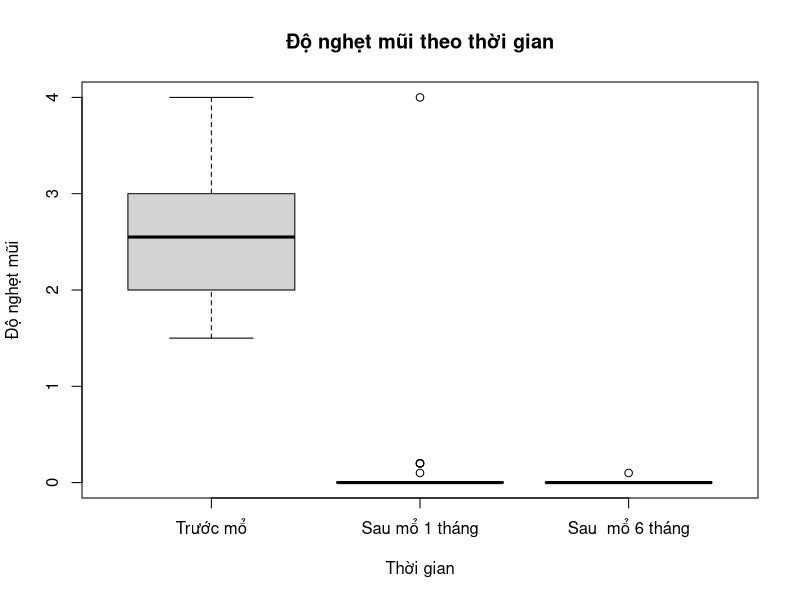
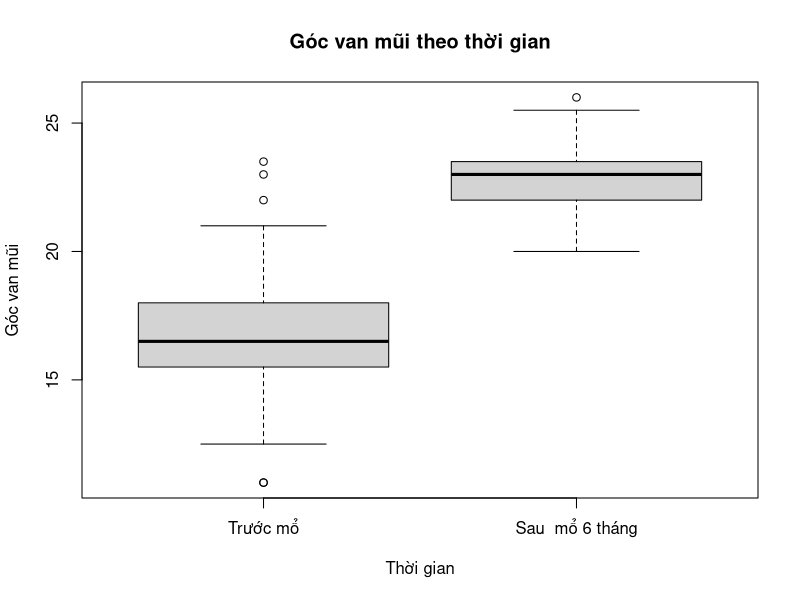
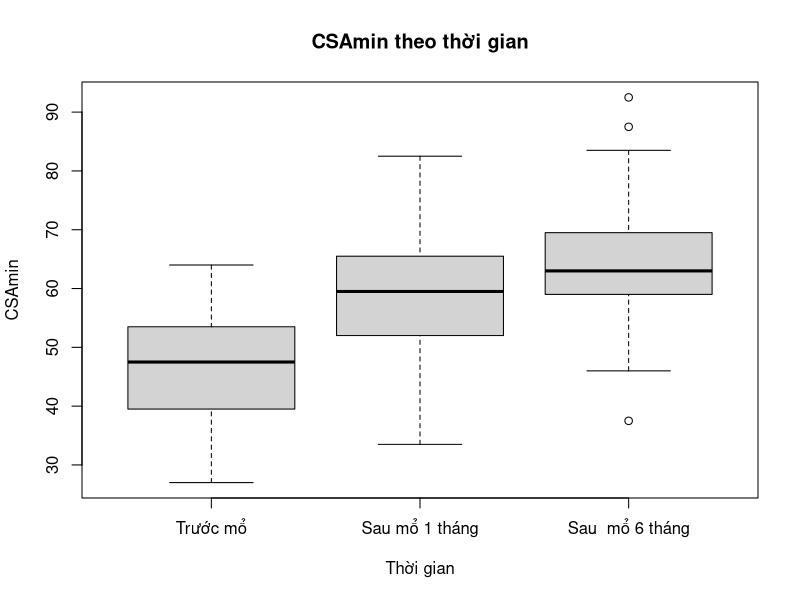
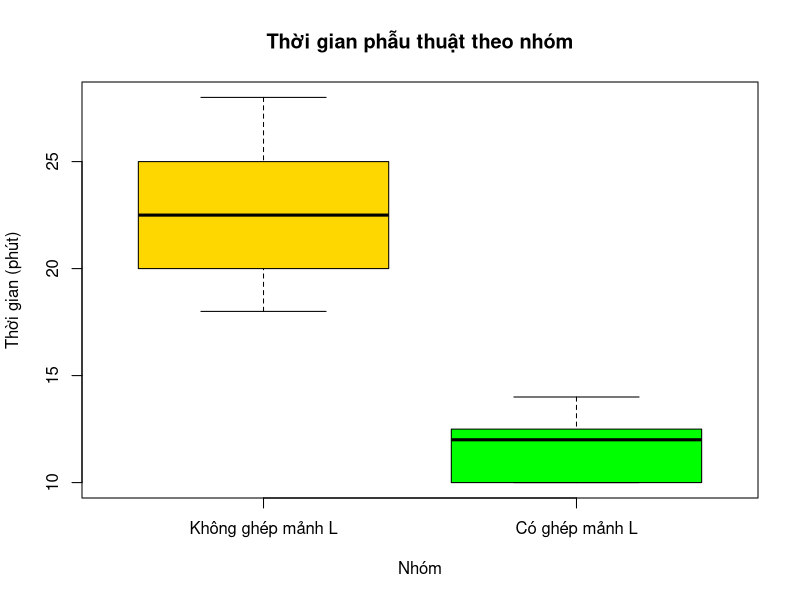

These figures' R source, in order: (Note: this script raises an error after producing the figures.)
#Read data
data <- read.csv("cleaning_data.csv")
surg <- read.csv("surgery_time.csv")

#Baseline
noseR.0<- data$noseR[data$follow_up=="0"]
noseL.0<- data$noseL[data$follow_up=="0"]
nose.0<-c(noseR.0,noseL.0)
AngR.0<- data$AngR[data$follow_up=="0"]
AngL.0<- data$AngL[data$follow_up=="0"]
Ang.0<-c(AngR.0,AngL.0)
CSAminR.0<- data$CSAminR[data$follow_up=="0"]
CSAminL.0<- data$CSAminL[data$follow_up=="0"]
CSAmin.0<-c(CSAminR.0,CSAminL.0)

#First month
noseR.1<- data$noseR[data$follow_up=="1"]
noseL.1<- data$noseL[data$follow_up=="1"]
nose.1<-c(noseR.1,noseL.1)

CSAminR.1<- data$CSAminR[data$follow_up=="1"]
CSAminL.1<- data$CSAminL[data$follow_up=="1"]
CSAmin.1<-c(CSAminR.1,CSAminL.1)

#Sixth month
noseR.6<- data$noseR[data$follow_up=="6"]
noseL.6<- data$noseL[data$follow_up=="6"]
nose.6<-c(noseR.6,noseL.6)
AngR.6<- data$AngR[data$follow_up=="6"]
AngL.6<- data$AngL[data$follow_up=="6"]
Ang.6<-c(AngR.6,AngL.6)
CSAminR.6<- data$CSAminR[data$follow_up=="6"]
CSAminL.6<- data$CSAminL[data$follow_up=="6"]
CSAmin.6<-c(CSAminR.6,CSAminL.6)

#Surgery time no L
time.0 <- surg$time[surg$group=="0"]
time.1 <- surg$time[surg$group=="1"]
#Exploratory analysis
library(psych)
describe(nose.0)
describe(nose.1)
describe(nose.6)
describe(Ang.0)
describe(Ang.6)
describe(CSAmin.0)
describe(CSAmin.1)
describe(CSAmin.6)
describe(time.0)
describe(time.1)

##############
nose.data <- data[,c("id","nose","follow_up")]
boxplot(nose.data$nose ~ nose.data$follow_up, names=c("Trước mổ","Sau mổ 1 tháng","Sau  mổ 6 tháng"),xlab="Thời gian",ylab="Độ nghẹt mũi"
        ,main= "Độ nghẹt mũi theo thời gian")
ang.data <- na.omit(data[,c("id","Ang","follow_up")])
boxplot(ang.data$Ang ~ ang.data$follow_up, names=c("Trước mổ","Sau  mổ 6 tháng"),xlab="Thời gian",ylab="Góc van mũi"
        ,main= "Góc van mũi theo thời gian")
cs.data <- na.omit(data[,c("id","CSAmin","follow_up")])
boxplot(cs.data$CSAmin ~ cs.data$follow_up, names=c("Trước mổ","Sau mổ 1 tháng","Sau  mổ 6 tháng"),xlab="Thời gian",ylab="CSAmin"
        ,main= "CSAmin theo thời gian")
boxplot(surg$time ~ surg$group, names=c("Không ghép mảnh L", "Có ghép mảnh L"),xlab="Nhóm",ylab="Thời gian (phút)"
        ,main= "Thời gian phẫu thuật theo nhóm",col=c("gold","green"))
######################################
aov.nose = aov(nose ~ follow_up + Error(id/follow_up), data=nose.data)
summary(aov.nose)
with(nose.data, pairwise.t.test(nose,follow_up,p.adjust.method="holm", paired=T))

with(ang.data,t.test(Ang~follow_up,paired=T))

aov.cs = aov(CSAmin ~ follow_up + Error(id/follow_up), data=cs.data)
summary(aov.cs)
with(cs.data, pairwise.t.test(CSAmin,follow_up,p.adjust.method="holm", paired=T))

with(surg,t.test(time~group))
#################################################################
# Update data set 
#################################################################
data<- read.csv("new_data.csv")
head(data)
library(psych)
vars<- data[,c("nose","ang","csamin")]
groups<- data [,c("side","follow_up")]
describeBy(vars,groups)
describeBy(vars,data$follow_up)

#####################
library(gplots)
fit <- aov(nose~side*follow_up + Error(id/follow_up),data)
summary(fit)
with(data,interaction.plot(follow_up,side,nose,type="b",col=c("red","blue"),pch=c(16,18),lwd=2,xlab="Tháng",ylab="Độ nghẹt mũi trung bình"))

csamin.data<- na.omit(data[,c("id","csamin","side","follow_up")])
fit <- aov(csamin~side*follow_up + Error(id/follow_up),csamin.data)
summary(fit)
with(csamin.data,interaction.plot(follow_up,side,csamin,type="b",col=c("red","blue"),pch=c(16,18),ylim=range(c(0,80)),lwd=2,xlab="Tháng",ylab="CSAmin trung bình"))
with(csamin.data,plotmeans(csamin~interaction(side,follow_up,sep=" "),col=c("red","darkgreen"),connect=list(c(1,3,5)
    ,c(2,4,6)),main="Interaction plot with 95% CI",xlab="Bên mũi * thời gian theo dõi"))


ang.data<- na.omit(data[,c("id","ang","side","follow_up")])
fit <- aov(ang~side*follow_up + Error(id/follow_up),ang.data)
summary(fit)
with(ang.data,interaction.plot(follow_up,side,ang,type="b",col=c("red","blue"),pch=c(16,18),lwd=2,ylab="Góc van mũi trong trung bình",xlab="Tháng"))
with(ang.data,plotmeans(ang~interaction(side,follow_up,sep=" "),col=c("red","darkgreen"),connect=list(c(1,3,5)
    ,c(2,4,6)),main="Interaction plot with 95% CI",xlab="Bên mũi * thời gian theo dõi",mean.labels=TRUE,digits=2))


ang.0 <- subset(ang.data,follow_up=="0")
with(ang.0,t.test(ang~side))
ang.6 <- subset(ang.data,follow_up=="6")
with(ang.6,t.test(ang~side))


boxplot(nose ~ side*follow_up,data=data,col=c("gold","green"))
boxplot(csamin ~ side*follow_up,data=csamin.data,col=c("gold","green"))
boxplot(ang ~ side*follow_up,data=ang.data,col=c("gold","green"))

## Final analysis
boxplot(data$nose ~ data$follow_up, names=c("Trước mổ","Sau mổ 1 tháng","Sau  mổ 6 tháng"),xlab="Thời gian",ylab="Độ nghẹt mũi"
        ,main= "Độ nghẹt mũi theo thời gian")
aov.nose = aov(nose ~ follow_up + Error(id/follow_up), data=data)
summary(aov.nose)
with(data, pairwise.t.test(nose,follow_up,p.adjust.method="holm", paired=T))

with(ang.data,t.test(ang~follow_up,paired=T))
boxplot(ang.data$ang ~ ang.data$follow_up, names=c("Trước mổ","Sau  mổ 6 tháng"),xlab="Thời gian",ylab="Góc van mũi"
        ,main= "Góc van mũi theo thời gian",col=c("gold","green"))


aov.cs = aov(csamin ~ follow_up + Error(id/follow_up), data=csamin.data)
summary(aov.cs)
with(csamin.data, pairwise.t.test(csamin,follow_up,p.adjust.method="holm", paired=T))
boxplot(csamin.data$csamin ~ csamin.data$follow_up, names=c("Trước mổ","Sau mổ 1 tháng","Sau  mổ 6 tháng"),xlab="Thời gian",ylab="CSAmin"
        ,main= "CSAmin theo thời gian",col=c("gold","green","red"))
##########################################################################
#data4
data <- read.csv("data4.csv")
library(psych)
vars<- data[,c("nose","ang","csamin")]
groups<- data [,c("group","follow_up")]
describeBy(vars,groups)

fit <- aov(nose~group*follow_up + Error(id/follow_up),data)
summary(fit)
with(data,interaction.plot(follow_up,group,nose,type="b",col=c("red","blue"),pch=c(16,18),lwd=2,xlab="Th?ng",ylab="D??? ngh???t mui trung b?nh"))
ang.data<- na.omit(data[,c("id","ang","group","follow_up")])
fit <- aov(ang~group*follow_up + Error(id/follow_up),ang.data)
summary(fit)
with(ang.data,interaction.plot(follow_up,group,ang,type="b",col=c("red","blue"),pch=c(16,18),lwd=2,ylab="G?c van mui trong trung b?nh",xlab="Th?ng"))

csamin.data<- na.omit(data[,c("id","csamin","group","follow_up")])
fit <- aov(csamin~group*follow_up + Error(id/follow_up),csamin.data)
summary(fit)
with(csamin.data,interaction.plot(follow_up,group,csamin,type="b",col=c("red","blue"),pch=c(16,18),ylim=range(c(0,80)),lwd=2,xlab="Th?ng",ylab="CSAmin trung b?nh"))
##################################

data <- read.csv("data5.csv")
data <- data[,c("group","snsm","mcgm","tmvn","nt","snm","sx","dhm")]
data1<-data[,c(2,3)]
names(data1[2]) <- 'swelling_time'
colnames(data1)[2]<-"swelling_time"
